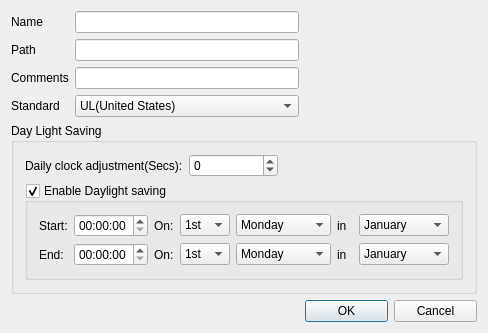
<?xml version="1.0" encoding="UTF-8"?>
<ui version="4.0">
 <class>FLJobPropertyDlg</class>
 <widget class="QDialog" name="FLJobPropertyDlg">
  <property name="geometry">
   <rect>
    <x>0</x>
    <y>0</y>
    <width>443</width>
    <height>299</height>
   </rect>
  </property>
  <property name="windowTitle">
   <string>Job Propertys</string>
  </property>
  <layout class="QGridLayout" name="gridLayout_3">
   <item row="0" column="0">
    <widget class="QLabel" name="label">
     <property name="text">
      <string>Name</string>
     </property>
    </widget>
   </item>
   <item row="0" column="1">
    <widget class="QLineEdit" name="lineEdit"/>
   </item>
   <item row="1" column="0">
    <widget class="QLabel" name="label_2">
     <property name="text">
      <string>Path</string>
     </property>
    </widget>
   </item>
   <item row="1" column="1">
    <widget class="QLineEdit" name="lineEdit_2"/>
   </item>
   <item row="2" column="0">
    <widget class="QLabel" name="label_3">
     <property name="text">
      <string>Comments</string>
     </property>
    </widget>
   </item>
   <item row="3" column="0">
    <widget class="QLabel" name="label_4">
     <property name="text">
      <string>Standard</string>
     </property>
    </widget>
   </item>
   <item row="3" column="1">
    <widget class="QComboBox" name="comboBox">
     <item>
      <property name="text">
       <string>UL(United States)</string>
      </property>
     </item>
     <item>
      <property name="text">
       <string>ULC (Canada)</string>
      </property>
     </item>
    </widget>
   </item>
   <item row="4" column="0" colspan="4">
    <widget class="QGroupBox" name="groupBox">
     <property name="title">
      <string>Day Light Saving</string>
     </property>
     <layout class="QGridLayout" name="gridLayout_2">
      <item row="1" column="0" colspan="4">
       <widget class="QGroupBox" name="groupBox_2">
        <property name="title">
         <string>Enable Daylight saving</string>
        </property>
        <property name="checkable">
         <bool>true</bool>
        </property>
        <layout class="QGridLayout" name="gridLayout">
         <item row="0" column="0">
          <widget class="QLabel" name="label_6">
           <property name="text">
            <string>Start:</string>
           </property>
          </widget>
         </item>
         <item row="0" column="1">
          <widget class="QTimeEdit" name="timeEdit"/>
         </item>
         <item row="0" column="2">
          <widget class="QLabel" name="label_7">
           <property name="text">
            <string>On:</string>
           </property>
          </widget>
         </item>
         <item row="0" column="3">
          <widget class="QComboBox" name="comboBox_2">
           <item>
            <property name="text">
             <string>1st</string>
            </property>
           </item>
           <item>
            <property name="text">
             <string>2nd</string>
            </property>
           </item>
           <item>
            <property name="text">
             <string>3rd</string>
            </property>
           </item>
           <item>
            <property name="text">
             <string>4th</string>
            </property>
           </item>
           <item>
            <property name="text">
             <string>5th</string>
            </property>
           </item>
          </widget>
         </item>
         <item row="0" column="4">
          <widget class="QComboBox" name="comboBox_3">
           <property name="currentIndex">
            <number>0</number>
           </property>
           <item>
            <property name="text">
             <string>Monday</string>
            </property>
           </item>
           <item>
            <property name="text">
             <string>Tuesday</string>
            </property>
           </item>
           <item>
            <property name="text">
             <string>Wednesday</string>
            </property>
           </item>
           <item>
            <property name="text">
             <string>Thursday</string>
            </property>
           </item>
           <item>
            <property name="text">
             <string>Friday</string>
            </property>
           </item>
           <item>
            <property name="text">
             <string>Saturday</string>
            </property>
           </item>
           <item>
            <property name="text">
             <string>Sunday</string>
            </property>
           </item>
          </widget>
         </item>
         <item row="0" column="5">
          <widget class="QLabel" name="label_8">
           <property name="text">
            <string>in</string>
           </property>
          </widget>
         </item>
         <item row="0" column="6">
          <widget class="QComboBox" name="comboBox_5">
           <property name="currentIndex">
            <number>0</number>
           </property>
           <item>
            <property name="text">
             <string>January</string>
            </property>
           </item>
           <item>
            <property name="text">
             <string>February</string>
            </property>
           </item>
           <item>
            <property name="text">
             <string>March</string>
            </property>
           </item>
           <item>
            <property name="text">
             <string>April</string>
            </property>
           </item>
           <item>
            <property name="text">
             <string>May</string>
            </property>
           </item>
           <item>
            <property name="text">
             <string>June</string>
            </property>
           </item>
           <item>
            <property name="text">
             <string>July</string>
            </property>
           </item>
           <item>
            <property name="text">
             <string>August</string>
            </property>
           </item>
           <item>
            <property name="text">
             <string>September</string>
            </property>
           </item>
           <item>
            <property name="text">
             <string>October</string>
            </property>
           </item>
           <item>
            <property name="text">
             <string>November</string>
            </property>
           </item>
           <item>
            <property name="text">
             <string>December</string>
            </property>
           </item>
          </widget>
         </item>
         <item row="1" column="0">
          <widget class="QLabel" name="label_9">
           <property name="text">
            <string>End:</string>
           </property>
          </widget>
         </item>
         <item row="1" column="1">
          <widget class="QTimeEdit" name="timeEdit_2"/>
         </item>
         <item row="1" column="2">
          <widget class="QLabel" name="label_10">
           <property name="text">
            <string>On:</string>
           </property>
          </widget>
         </item>
         <item row="1" column="5">
          <widget class="QLabel" name="label_11">
           <property name="text">
            <string>in</string>
           </property>
          </widget>
         </item>
         <item row="1" column="3">
          <widget class="QComboBox" name="comboBox_4">
           <item>
            <property name="text">
             <string>1st</string>
            </property>
           </item>
           <item>
            <property name="text">
             <string>2nd</string>
            </property>
           </item>
           <item>
            <property name="text">
             <string>3rd</string>
            </property>
           </item>
           <item>
            <property name="text">
             <string>4th</string>
            </property>
           </item>
           <item>
            <property name="text">
             <string>5th</string>
            </property>
           </item>
          </widget>
         </item>
         <item row="1" column="4">
          <widget class="QComboBox" name="comboBox_6">
           <property name="currentIndex">
            <number>0</number>
           </property>
           <item>
            <property name="text">
             <string>Monday</string>
            </property>
           </item>
           <item>
            <property name="text">
             <string>Tuesday</string>
            </property>
           </item>
           <item>
            <property name="text">
             <string>Wednesday</string>
            </property>
           </item>
           <item>
            <property name="text">
             <string>Thursday</string>
            </property>
           </item>
           <item>
            <property name="text">
             <string>Friday</string>
            </property>
           </item>
           <item>
            <property name="text">
             <string>Saturday</string>
            </property>
           </item>
           <item>
            <property name="text">
             <string>Sunday</string>
            </property>
           </item>
          </widget>
         </item>
         <item row="1" column="6">
          <widget class="QComboBox" name="comboBox_7">
           <item>
            <property name="text">
             <string>January</string>
            </property>
           </item>
           <item>
            <property name="text">
             <string>February</string>
            </property>
           </item>
           <item>
            <property name="text">
             <string>March</string>
            </property>
           </item>
           <item>
            <property name="text">
             <string>April</string>
            </property>
           </item>
           <item>
            <property name="text">
             <string>May</string>
            </property>
           </item>
           <item>
            <property name="text">
             <string>June</string>
            </property>
           </item>
           <item>
            <property name="text">
             <string>July</string>
            </property>
           </item>
           <item>
            <property name="text">
             <string>August</string>
            </property>
           </item>
           <item>
            <property name="text">
             <string>September</string>
            </property>
           </item>
           <item>
            <property name="text">
             <string>October</string>
            </property>
           </item>
           <item>
            <property name="text">
             <string>November</string>
            </property>
           </item>
           <item>
            <property name="text">
             <string>December</string>
            </property>
           </item>
          </widget>
         </item>
        </layout>
       </widget>
      </item>
      <item row="0" column="2" colspan="2">
       <spacer name="horizontalSpacer">
        <property name="orientation">
         <enum>Qt::Horizontal</enum>
        </property>
        <property name="sizeHint" stdset="0">
         <size>
          <width>172</width>
          <height>17</height>
         </size>
        </property>
       </spacer>
      </item>
      <item row="0" column="0">
       <widget class="QLabel" name="label_5">
        <property name="text">
         <string>Daily clock adjustment(Secs):</string>
        </property>
       </widget>
      </item>
      <item row="0" column="1">
       <widget class="QSpinBox" name="spinBox">
        <property name="minimum">
         <number>-15</number>
        </property>
        <property name="maximum">
         <number>15</number>
        </property>
       </widget>
      </item>
     </layout>
    </widget>
   </item>
   <item row="5" column="2" colspan="2">
    <spacer name="verticalSpacer">
     <property name="orientation">
      <enum>Qt::Vertical</enum>
     </property>
     <property name="sizeHint" stdset="0">
      <size>
       <width>172</width>
       <height>1</height>
      </size>
     </property>
    </spacer>
   </item>
   <item row="6" column="0" colspan="2">
    <spacer name="horizontalSpacer_2">
     <property name="orientation">
      <enum>Qt::Horizontal</enum>
     </property>
     <property name="sizeHint" stdset="0">
      <size>
       <width>241</width>
       <height>20</height>
      </size>
     </property>
    </spacer>
   </item>
   <item row="6" column="2">
    <widget class="QPushButton" name="pushButton_2">
     <property name="text">
      <string>OK</string>
     </property>
    </widget>
   </item>
   <item row="6" column="3">
    <widget class="QPushButton" name="pushButton">
     <property name="text">
      <string>Cancel</string>
     </property>
    </widget>
   </item>
   <item row="2" column="1">
    <widget class="QLineEdit" name="lineEdit_3"/>
   </item>
  </layout>
 </widget>
 <layoutdefault spacing="6" margin="11"/>
 <resources/>
 <connections/>
</ui>
